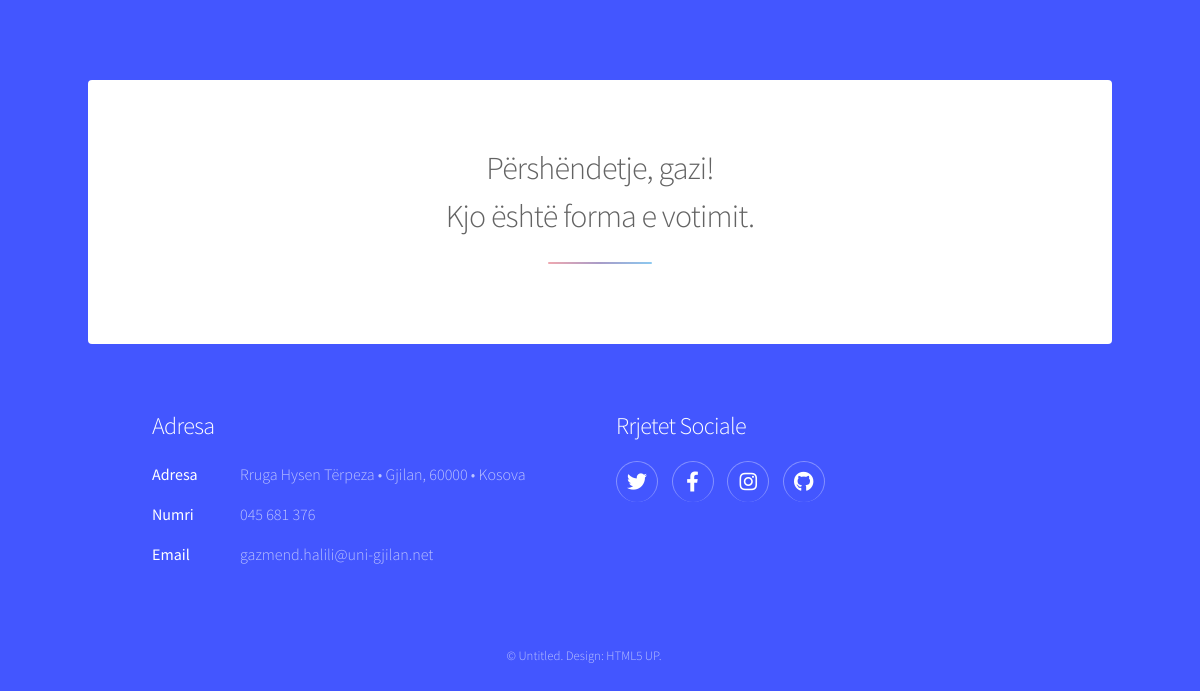
The app's page /ModuliAdministratorit/Ajax/index.php (signed in) with its own data.
### tables this page shows
CREATE TABLE `perdoruesit_umsso` (
  `id_perdoruesi_umsso` int(11) NOT NULL,
  `perdoruesi_umsso` varchar(255) NOT NULL,
  `fjalekalimi_umsso` varchar(255) NOT NULL
);

CREATE TABLE `tedhenat_umsso` (
  `id_eDhena_umsso` int(11) NOT NULL,
  `titulli_umsso` varchar(100) DEFAULT NULL,
  `pershkrimi_umsso` varchar(1000) DEFAULT NULL,
  `pjesaFaqes_umsso` varchar(50) DEFAULT NULL
);

### ModuliAdministratorit/_verifikimi.php (called while the page is built, shortened)
<?php
include('_konfigurimi.php');
$perdoruesi = $_SESSION['emriPerdoruesit'];
$pyetsori = mysqli_query($lidhja,"SELECT perdoruesi_umsso FROM perdoruesit_umsso WHERE perdoruesi_umsso='$perdoruesi'");
$rreshti = mysqli_fetch_array($pyetsori,MYSQLI_ASSOC);
$perdoruesi_kyqur = $rreshti['perdoruesi_umsso'];
?>

### ModuliAdministratorit/Ajax/index.php (the view, shortened to what this page needs)
<!DOCTYPE HTML>
<html>
<head>
	<link rel="stylesheet" href="../assets/css/main.css" />
</head>
<body class="is-preload">
	<div id="wrapper">
		<div id="main">
			<section id="first" class="main special" style="margin-top: 5em;">
				<header class="major">
					<h2>Përshëndetje, <?php include_once("../_verifikimi.php"); echo $perdoruesi_kyqur;?>! <br> Kjo është forma e votimit.</h2>
				</header>
			</section>
		</div>
		<?php include("../_fundiFaqes.php"); ?>
	</div>
</body>
</html>

### ModuliAdministratorit/_adresa.php
<?php
include("_konfigurimi.php");
$pyetsori = "SELECT * FROM tedhenat_umsso WHERE pjesaFaqes_umsso='adresa'";
$rezultati = mysqli_query($lidhja, $pyetsori);
while($rreshti = mysqli_fetch_assoc($rezultati)){
    extract($rreshti);
}
echo $pershkrimi_umsso;
?>

### ModuliAdministratorit/_rrjeteSociale.php
<?php
include("_konfigurimi.php");
$pyetsori = "SELECT * FROM tedhenat_umsso WHERE pjesaFaqes_umsso='rrjeteSociale'";
$rezultati = mysqli_query($lidhja, $pyetsori);
while($rreshti = mysqli_fetch_assoc($rezultati)){
    extract($rreshti);
}
echo $pershkrimi_umsso;
?>

### ModuliAdministratorit/_eDrejtaAutoriale.php
<?php
include("_konfigurimi.php");
$pyetsori = "SELECT * FROM tedhenat_umsso WHERE pjesaFaqes_umsso='eDrejtaAutoriale'";
$rezultati = mysqli_query($lidhja, $pyetsori);
while($rreshti = mysqli_fetch_assoc($rezultati)){
    extract($rreshti);
}
echo $pershkrimi_umsso;
?>

### records on screen
perdoruesit_umsso: perdoruesi_umsso "gazi"
tedhenat_umsso: pershkrimi_umsso "Adresa Adresa Rruga Hysen Tërpeza • Gjilan, 60000 • Kosova Numri 045 681 376 Email gazmend.halili@uni-gjilan.net"
tedhenat_umsso: pershkrimi_umsso "Rrjetet Sociale"
tedhenat_umsso: pershkrimi_umsso "© Untitled. Design: HTML5 UP ."
